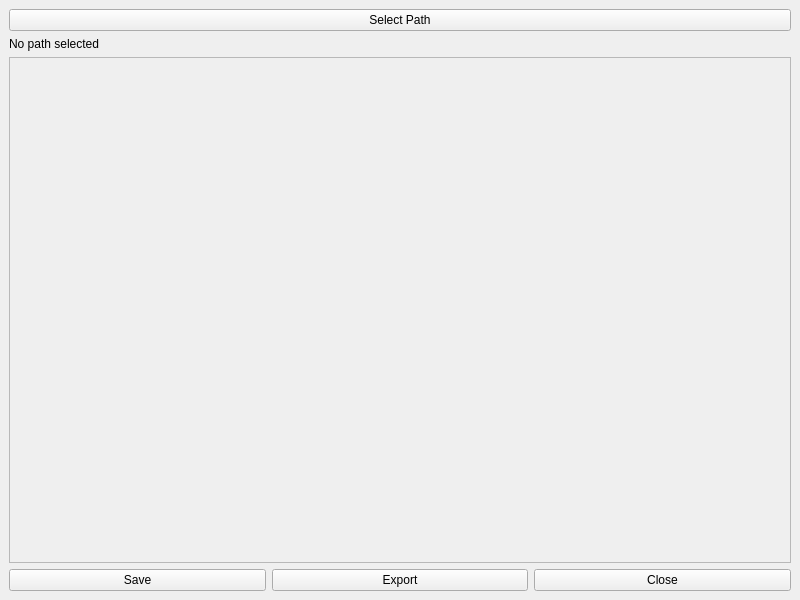
<?xml version="1.0" encoding="UTF-8"?>
<ui version="4.0">
 <class>MainWindow</class>
 <widget class="QMainWindow" name="MainWindow">
  <property name="geometry">
   <rect>
    <x>0</x>
    <y>0</y>
    <width>800</width>
    <height>600</height>
   </rect>
  </property>
  <widget class="QWidget" name="centralwidget">
   <layout class="QVBoxLayout" name="verticalLayout">
    <item>
     <widget class="QPushButton" name="selectPathButton">
      <property name="text">
       <string>Select Path</string>
      </property>
     </widget>
    </item>
    <item>
     <widget class="QLabel" name="selectedPathLabel">
      <property name="text">
       <string>No path selected</string>
      </property>
     </widget>
    </item>
    <item>
     <widget class="QScrollArea" name="scrollArea">
      <property name="widgetResizable">
       <bool>true</bool>
      </property>
      <widget class="QWidget" name="scrollAreaWidgetContents">
       <layout class="QVBoxLayout" name="dynamicLayout"/>
      </widget>
     </widget>
    </item>
    <item>
     <layout class="QHBoxLayout" name="buttonLayout">
      <item>
       <widget class="QPushButton" name="saveButton">
        <property name="text">
         <string>Save</string>
        </property>
       </widget>
      </item>
      <item>
       <widget class="QPushButton" name="exportButton">
        <property name="text">
         <string>Export</string>
        </property>
       </widget>
      </item>
      <item>
       <widget class="QPushButton" name="closeButton">
        <property name="text">
         <string>Close</string>
        </property>
       </widget>
      </item>
     </layout>
    </item>
   </layout>
  </widget>
 </widget>
 <resources/>
 <connections/>
</ui>
